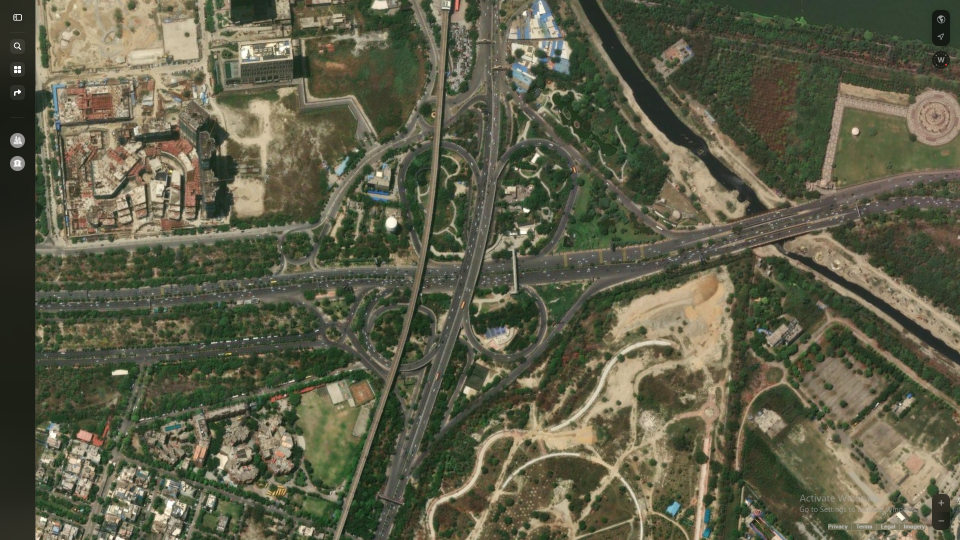
#> input picture section_img/Botanical_interchange_apple.png, 1920 x 1080 px, found by its file name (shown at 1/2 size)
$ python build_perfect_cloverleaf.py
#> lines starting #> are read from the running program, lines starting #| are printed output that depends on the picture; after the words box and inside, x2 and y2 are one past the last pixel; in counts of white or black regions, pixels touching at a corner belong together
import math
import cv2
import numpy as np

# Interchange center in satellite pixels:
# origin_px = [910.0, 522.0]
# rotation_deg = -6.0
# m_per_px = 0.8484

ox, oy = 910.0, 522.0
rot = -6.0
m_per_px = 0.8484
th = math.radians(rot)
c_th, s_th = math.cos(th), math.sin(th)

def to_img(x, y):
    ix = ox + (x * c_th - y * s_th) / m_per_px
    iy = oy + (x * s_th + y * c_th) / m_per_px
    return int(round(ix)), int(round(iy))

img = cv2.imread('section_img/Botanical_interchange_apple.png')
#> img is the input picture: shape (1080, 1920, 3); mean B, G, R 72.7, 94.4, 94.4
canvas = img.copy()

W = 3.5
gap = 2.5 * W # 8.75m median
half_road = gap / 2.0 + 2 * W # 4.375 + 7.0 = 11.375m
lane_out = gap / 2.0 + 1.5 * W # 9.625m (outer lane center)

# Mainline A (East-West):
for side in [-half_road, half_road]:
    cv2.line(canvas, to_img(-600, side), to_img(600, side), (255, 255, 255), 2)
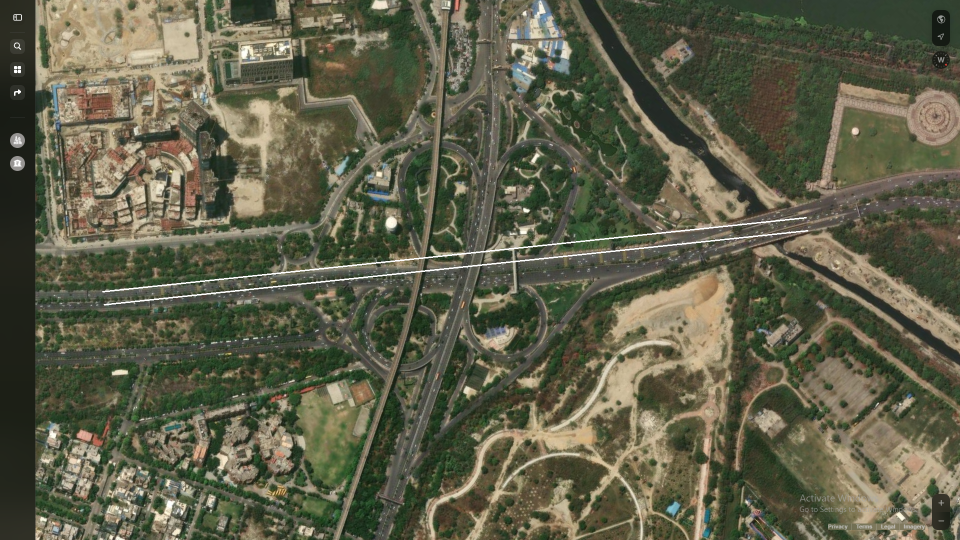
#> canvas: shape (1080, 1920, 3) (shown at 1/2 size); 0.41% of pixels changed, all inside (x1, y1, x2, y2) = (204, 434, 1617, 611)
# Mainline B (North-South):
for side in [-half_road, half_road]:
    cv2.line(canvas, to_img(side, -500), to_img(side, 500), (255, 255, 255), 2)
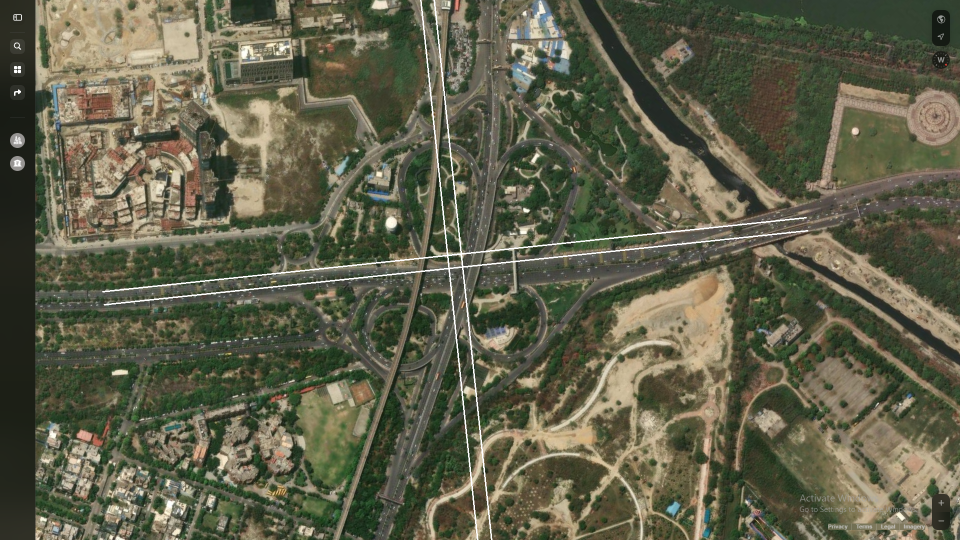
#> canvas: shape (1080, 1920, 3) (shown at 1/2 size); 0.31% of pixels changed, all inside (x1, y1, x2, y2) = (840, 0, 985, 1080)

# The 4 Cloverleaf Quadrants and their 270-degree loops:
# Quadrant centers in local coordinates:
# SE loop: (+90.7, +103.8), R = 44.0m
# SW loop: (-119.6, +88.1), R = 44.0m
# NE loop: (+144.3, -97.9), R = 44.0m
# NW loop: (-117.5, -86.0), R = 44.0m

quads = {
    'SW': {'center': (-115.0, 90.0), 'r': 44.0, 'a0': 90.0, 'a1': 360.0},
    'SE': {'center': (95.0, 95.0), 'r': 44.0, 'a0': 180.0, 'a1': 450.0},
    'NE': {'center': (120.0, -95.0), 'r': 44.0, 'a0': 270.0, 'a1': 540.0},
    'NW': {'center': (-115.0, -85.0), 'r': 44.0, 'a0': 0.0, 'a1': 270.0},
}

for q_name, q in quads.items():
    cx, cy = q['center']
    r = q['r']
    a0 = q['a0']
    a1 = q['a1']

    # 270 degree arc
    pts = []
    for step in range(37):
        ang = math.radians(a0 + (a1 - a0) * step / 36.0)
        px = cx + r * math.cos(ang)
        py = cy + r * math.sin(ang)
        pts.append(to_img(px, py))
    for i in range(len(pts) - 1):
        cv2.line(canvas, pts[i], pts[i+1], (0, 255, 120), 4)
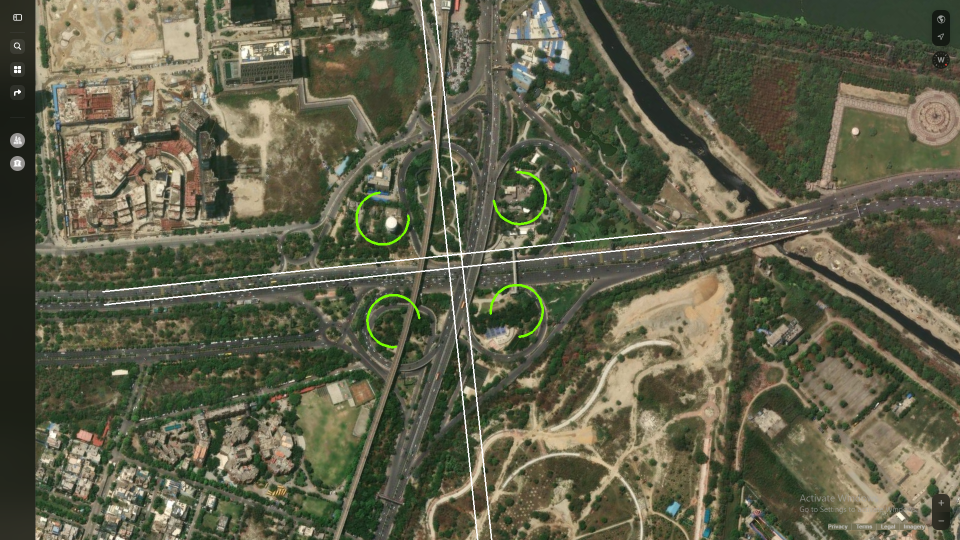
#> canvas: shape (1080, 1920, 3) (shown at 1/2 size); 0.23% of pixels changed, all inside (x1, y1, x2, y2) = (711, 342, 1094, 697)

out_file = 'C:/Users/rajku/.gemini/antigravity/brain/7fbe18dc-e823-4fc5-9f11-b73d94a0c585/perfect_cloverleaf_preview.jpg'
cv2.imwrite(out_file, canvas)
print(f"Saved {out_file}")

$ run again, with section_img/CP_apple.png copied over section_img/Botanical_interchange_apple.png
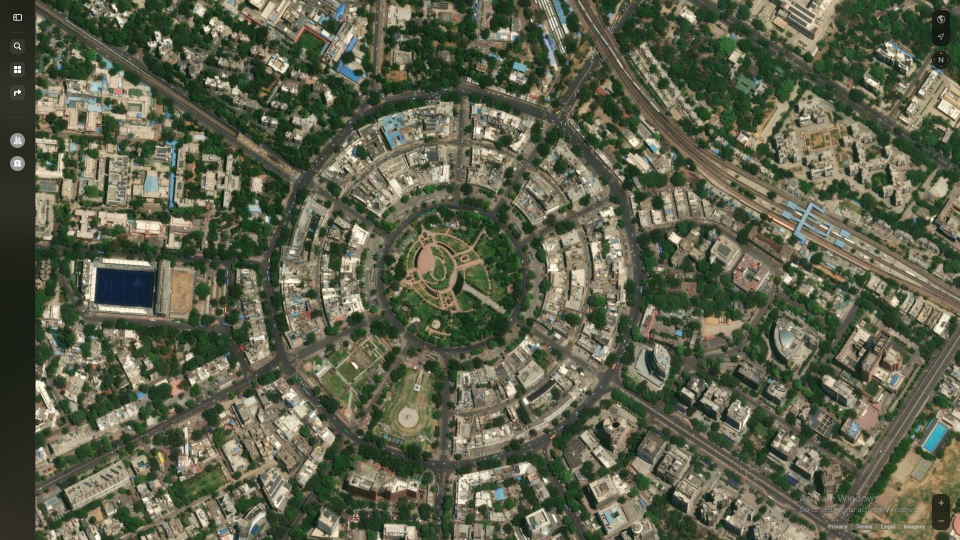
#> input picture section_img/CP_apple.png, 1920 x 1080 px, found by its file name (shown at 1/2 size)
#> img is the input picture: shape (1080, 1920, 3); mean B, G, R 76.6, 97.4, 94.2
#> after the loop `for side in [-half_road, half_road]:`:
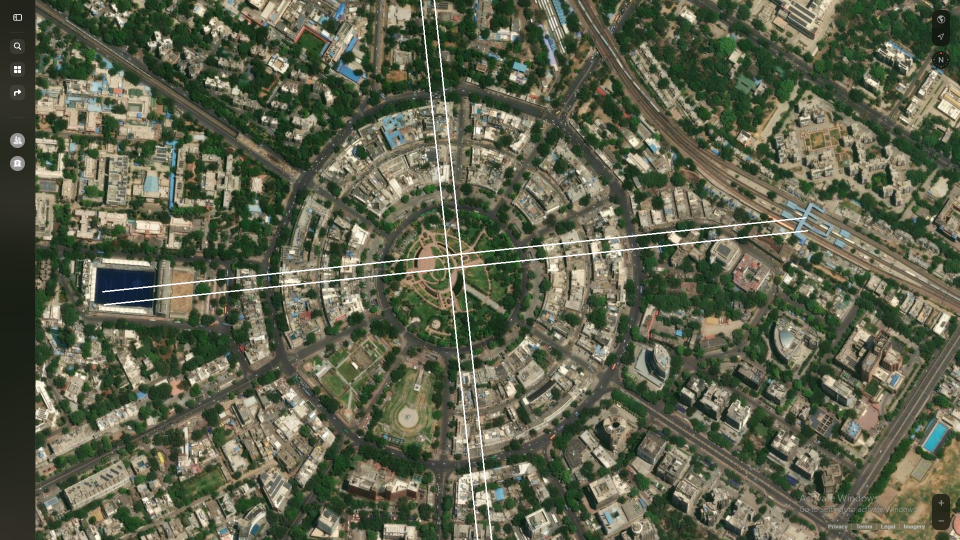
#> canvas: shape (1080, 1920, 3) (shown at 1/2 size); mean B, G, R 77.8, 98.5, 95.4
#> after the loop `for q_name, q in quads.items():`:
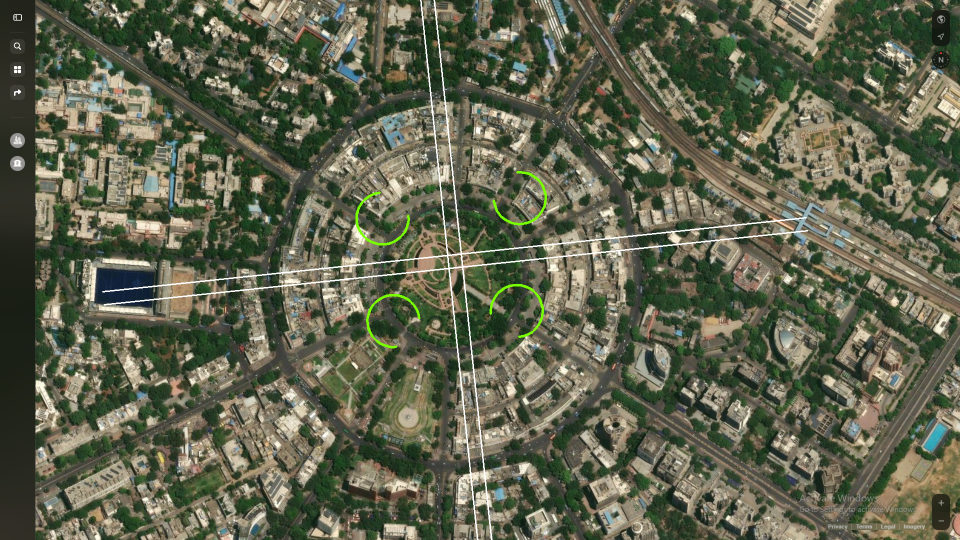
#> canvas: shape (1080, 1920, 3) (shown at 1/2 size); 0.23% of pixels changed, all inside (x1, y1, x2, y2) = (711, 342, 1094, 697)

$ run again, with section_img/GaurCIty_charmurti.png copied over section_img/Botanical_interchange_apple.png
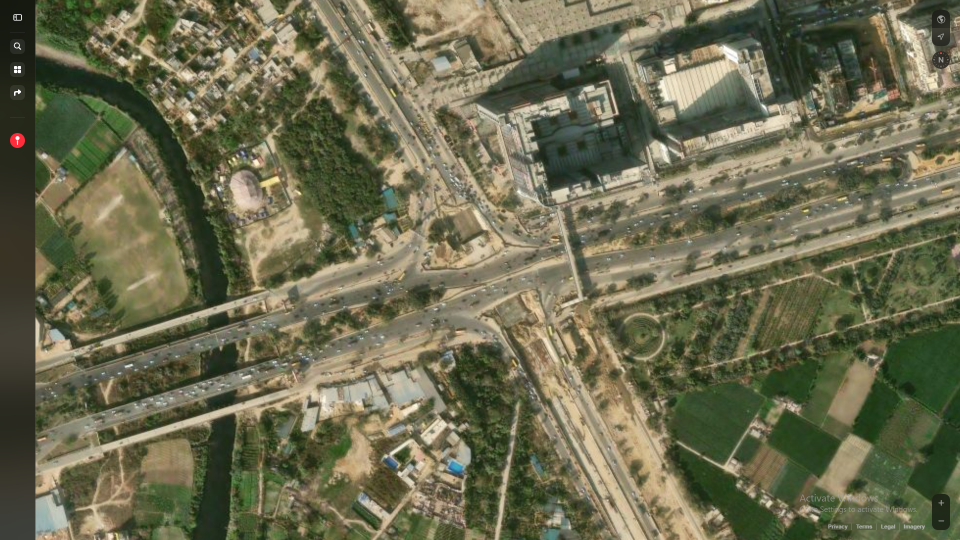
#> input picture section_img/GaurCIty_charmurti.png, 1920 x 1080 px, found by its file name (shown at 1/2 size)
#> img is the input picture: shape (1080, 1920, 3); mean B, G, R 79.6, 107.1, 107.7
#> after the loop `for side in [-half_road, half_road]:`:
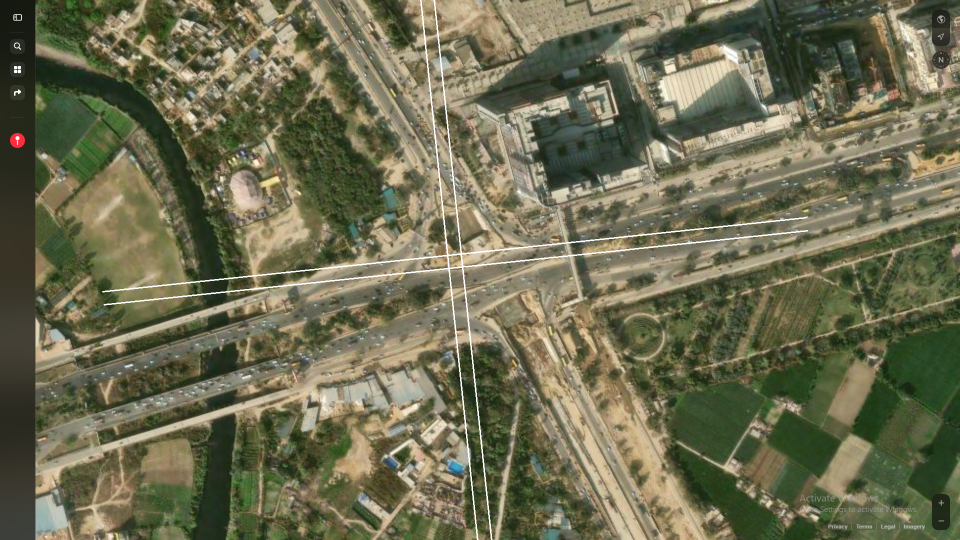
#> canvas: shape (1080, 1920, 3) (shown at 1/2 size); mean B, G, R 80.8, 108.1, 108.6
#> after the loop `for q_name, q in quads.items():`:
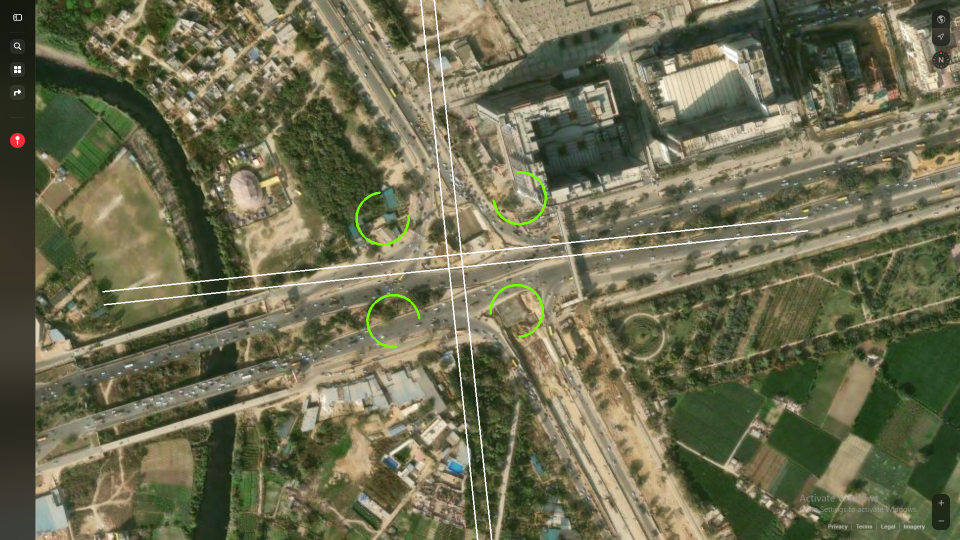
#> canvas: shape (1080, 1920, 3) (shown at 1/2 size); 0.23% of pixels changed, all inside (x1, y1, x2, y2) = (711, 342, 1094, 697)

$ run again, with section_img/ITO_apple.png copied over section_img/Botanical_interchange_apple.png
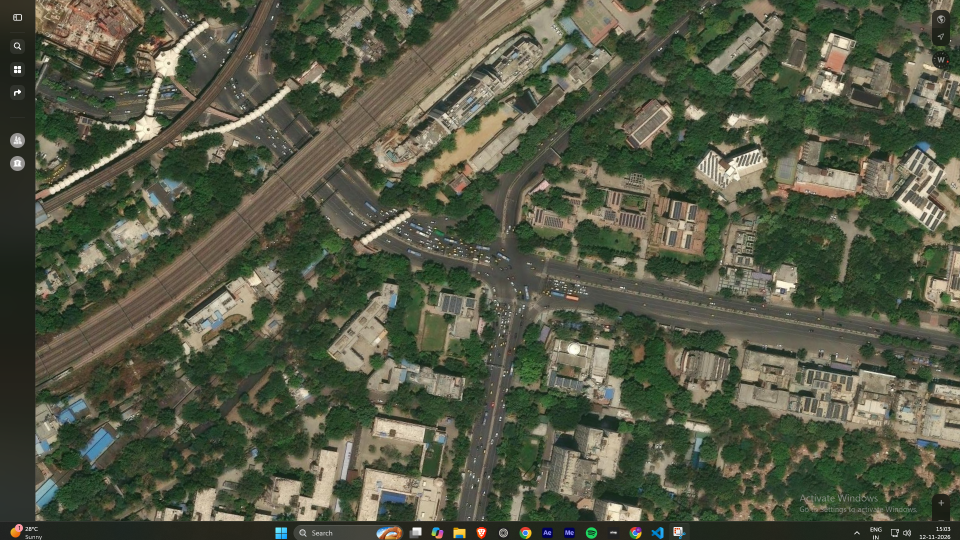
#> input picture section_img/ITO_apple.png, 1920 x 1080 px, found by its file name (shown at 1/2 size)
#> img is the input picture: shape (1080, 1920, 3); mean B, G, R 69.5, 89, 84.7
#> after the loop `for side in [-half_road, half_road]:`:
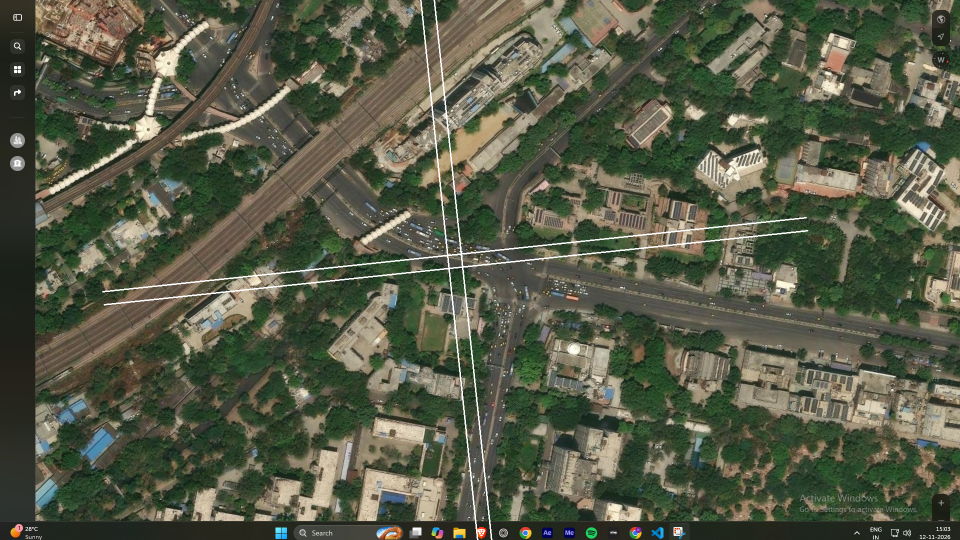
#> canvas: shape (1080, 1920, 3) (shown at 1/2 size); mean B, G, R 70.8, 90.2, 85.9
#> after the loop `for q_name, q in quads.items():`:
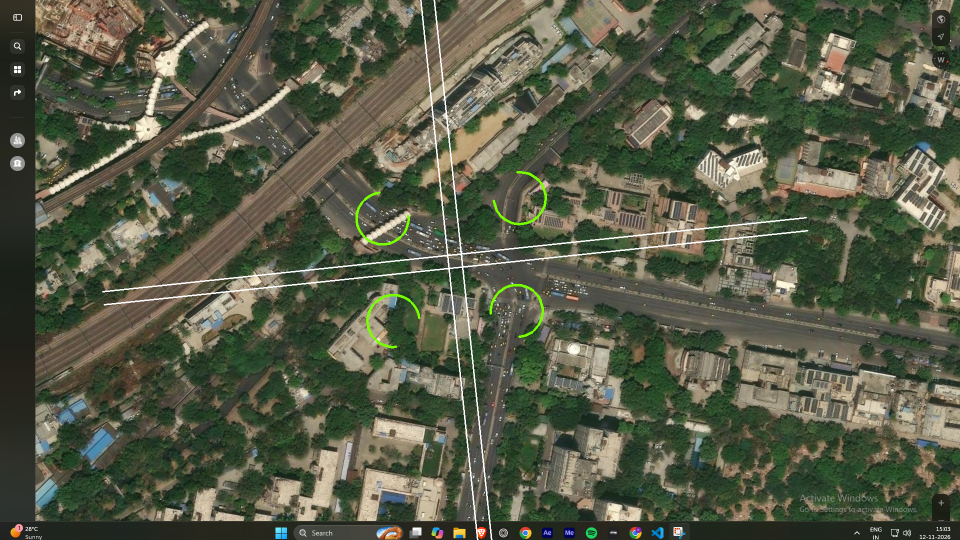
#> canvas: shape (1080, 1920, 3) (shown at 1/2 size); 0.23% of pixels changed, all inside (x1, y1, x2, y2) = (711, 342, 1094, 697)
